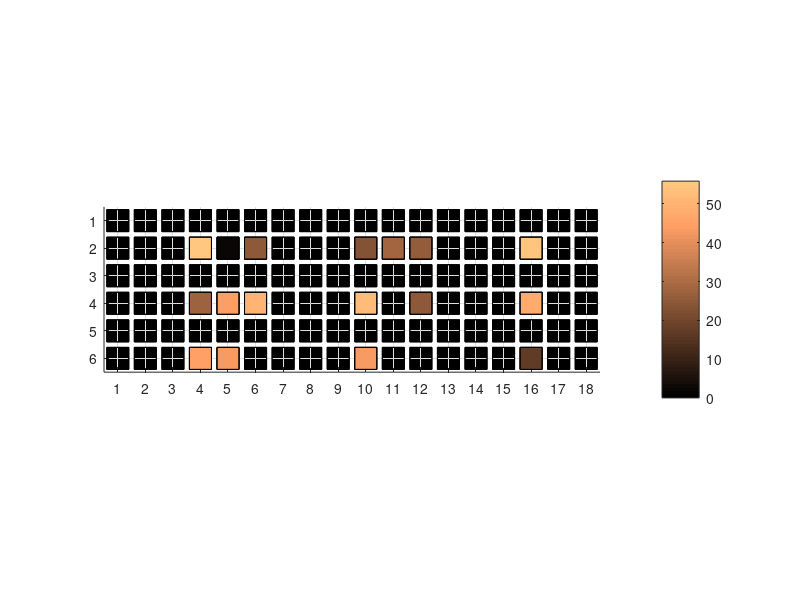

Source code (MATLAB):


clear all;
close all;
aux = load('HitStats_140508_1330.dat');

hit = aux(1:6,:);
pass = aux(7:12,:);

a = find(pass == 0);
pass(a)=1;

p = (hit./pass)*100;


h = bar3(p);
for i = 1:length(h)
    zdata = ones(6*size(p,1),4);
    k = 1;
    for j = 0:6:(6*size(p,1)-6)
        zdata(j+1:j+6,:) = p(k,i);
        k = k+1;
    end
    set(h(i),'Cdata',zdata)
end
colormap copper
colorbar

shading interp
for i = 1:length(h)
    zdata = get(h(i),'Zdata');
    set(h(i),'Cdata',zdata)
    set(h,'EdgeColor','k')
end

view([0 90]);